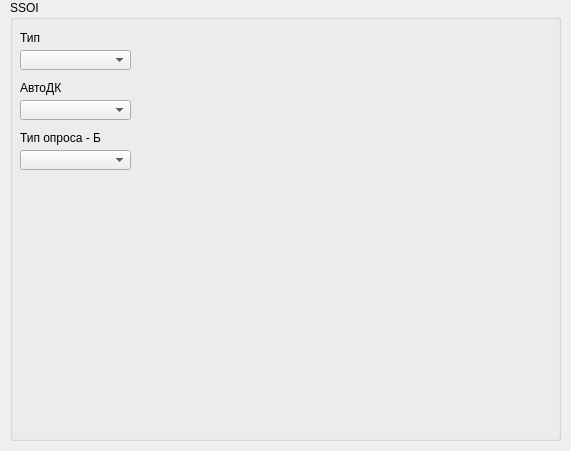
<?xml version="1.0" encoding="UTF-8"?>
<ui version="4.0">
 <class>SSOIwidget</class>
 <widget class="QWidget" name="SSOIwidget">
  <property name="geometry">
   <rect>
    <x>0</x>
    <y>0</y>
    <width>571</width>
    <height>451</height>
   </rect>
  </property>
  <property name="windowTitle">
   <string>Form</string>
  </property>
  <widget class="QGroupBox" name="groupBox">
   <property name="geometry">
    <rect>
     <x>10</x>
     <y>0</y>
     <width>551</width>
     <height>441</height>
    </rect>
   </property>
   <property name="title">
    <string>SSOI</string>
   </property>
   <widget class="SSOIPortWidget" name="SSOI_Port_4_widget" native="true">
    <property name="geometry">
     <rect>
      <x>170</x>
      <y>230</y>
      <width>370</width>
      <height>65</height>
     </rect>
    </property>
   </widget>
   <widget class="SSOIPortWidget" name="SSOI_Port_3_widget" native="true">
    <property name="geometry">
     <rect>
      <x>170</x>
      <y>160</y>
      <width>370</width>
      <height>65</height>
     </rect>
    </property>
   </widget>
   <widget class="SSOIPortWidget" name="SSOI_Port_2_widget" native="true">
    <property name="geometry">
     <rect>
      <x>170</x>
      <y>90</y>
      <width>370</width>
      <height>65</height>
     </rect>
    </property>
   </widget>
   <widget class="SSOIPortWidget" name="SSOI_Port_1_widget" native="true">
    <property name="geometry">
     <rect>
      <x>170</x>
      <y>20</y>
      <width>370</width>
      <height>65</height>
     </rect>
    </property>
   </widget>
   <widget class="QComboBox" name="Version">
    <property name="geometry">
     <rect>
      <x>10</x>
      <y>50</y>
      <width>111</width>
      <height>20</height>
     </rect>
    </property>
    <property name="minimumSize">
     <size>
      <width>1</width>
      <height>20</height>
     </size>
    </property>
    <property name="maximumSize">
     <size>
      <width>999</width>
      <height>20</height>
     </size>
    </property>
   </widget>
   <widget class="QLabel" name="label_83">
    <property name="geometry">
     <rect>
      <x>10</x>
      <y>30</y>
      <width>81</width>
      <height>16</height>
     </rect>
    </property>
    <property name="text">
     <string>Тип</string>
    </property>
   </widget>
   <widget class="QComboBox" name="SsoiAutoDkUse">
    <property name="geometry">
     <rect>
      <x>10</x>
      <y>100</y>
      <width>111</width>
      <height>20</height>
     </rect>
    </property>
    <property name="minimumSize">
     <size>
      <width>1</width>
      <height>20</height>
     </size>
    </property>
    <property name="maximumSize">
     <size>
      <width>999</width>
      <height>20</height>
     </size>
    </property>
   </widget>
   <widget class="QLabel" name="label_84">
    <property name="geometry">
     <rect>
      <x>10</x>
      <y>80</y>
      <width>81</width>
      <height>16</height>
     </rect>
    </property>
    <property name="text">
     <string>АвтоДК</string>
    </property>
   </widget>
   <widget class="QComboBox" name="SsoiMOprosVariant">
    <property name="geometry">
     <rect>
      <x>10</x>
      <y>150</y>
      <width>111</width>
      <height>20</height>
     </rect>
    </property>
    <property name="minimumSize">
     <size>
      <width>1</width>
      <height>20</height>
     </size>
    </property>
    <property name="maximumSize">
     <size>
      <width>999</width>
      <height>20</height>
     </size>
    </property>
   </widget>
   <widget class="QLabel" name="label_85">
    <property name="geometry">
     <rect>
      <x>10</x>
      <y>130</y>
      <width>81</width>
      <height>16</height>
     </rect>
    </property>
    <property name="text">
     <string>Тип опроса - БП</string>
    </property>
   </widget>
  </widget>
 </widget>
 <customwidgets>
  <customwidget>
   <class>SSOIPortWidget</class>
   <extends>QWidget</extends>
   <header location="global">ssoiportwidget.h</header>
   <container>1</container>
  </customwidget>
 </customwidgets>
 <resources/>
 <connections/>
</ui>
